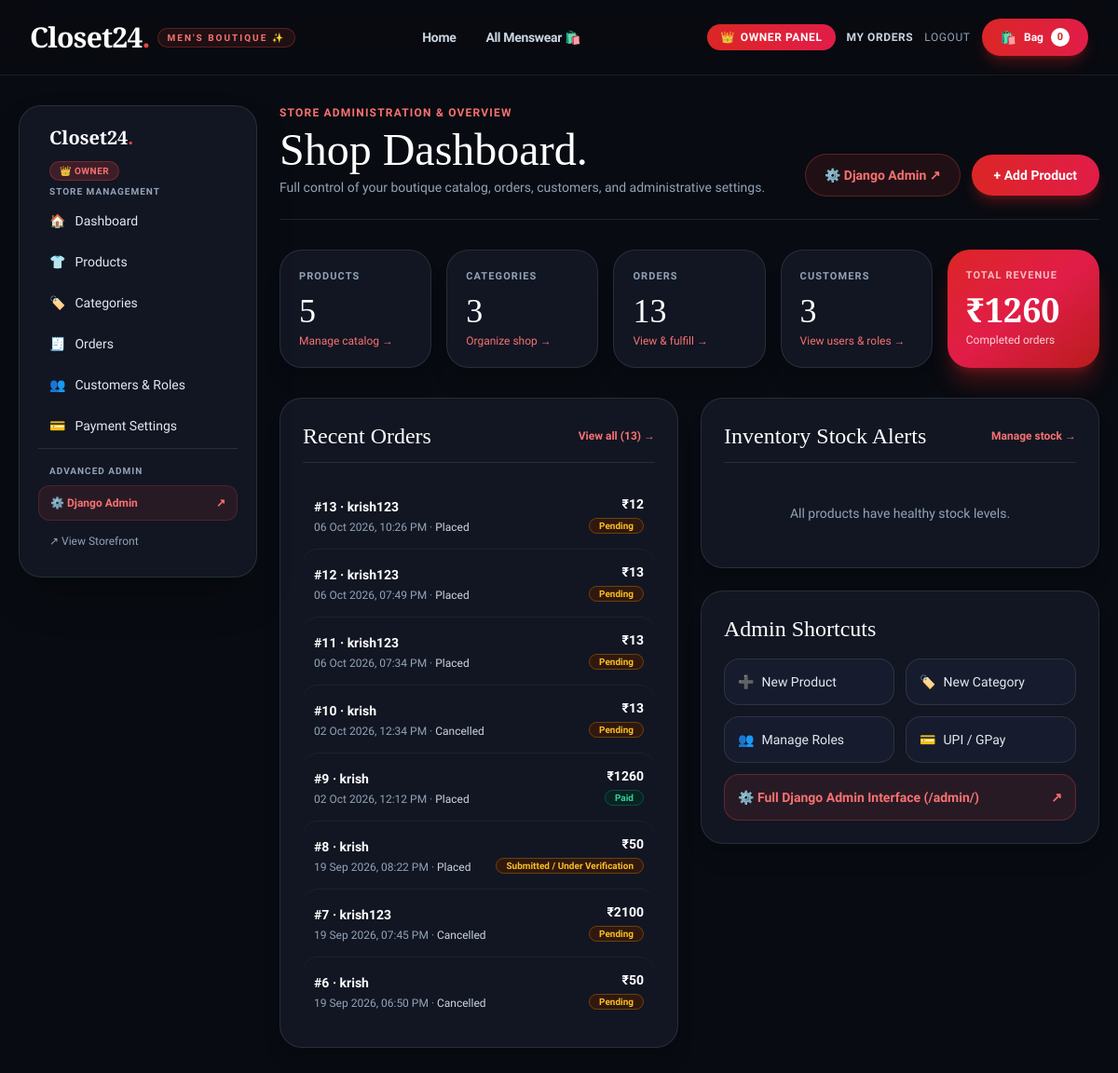
The app's page /owner/dashboard/ (signed in) with its own data.
### shop/models.py (models this page shows, shortened)
class Order(models.Model):
        STATUS_CHOICES = (
            ("placed", "Placed"),
            ("confirmed", "Confirmed"),
            ("packed", "Packed"),
            ("shipped", "Shipped"),
            ("delivered", "Delivered"),
            ("cancelled", "Cancelled"),
        )
        user = models.ForeignKey(User, on_delete=models.SET_NULL, null=True, blank=True, related_name="orders")
        full_name = models.CharField(max_length=120)
        phone = models.CharField(max_length=20)
        address = models.TextField()
        city = models.CharField(max_length=80)
        state = models.CharField(max_length=80, default="Tamil Nadu")
        pincode = models.CharField(max_length=10)
        subtotal = models.DecimalField(max_digits=12, decimal_places=2, default=Decimal("0"))
        cgst = models.DecimalField(max_digits=10, decimal_places=2, default=Decimal("0"))
        sgst = models.DecimalField(max_digits=10, decimal_places=2, default=Decimal("0"))
        igst = models.DecimalField(max_digits=10, decimal_places=2, default=Decimal("0"))
        total_tax = models.DecimalField(max_digits=10, decimal_places=2, default=Decimal("0"))
        total = models.DecimalField(max_digits=12, decimal_places=2, default=Decimal("0"))
        status = models.CharField(max_length=20, choices=STATUS_CHOICES, default="placed")
        payment_method = models.CharField(max_length=50, default="Google Pay / UPI")
        payment_reference = models.CharField(max_length=100, blank=True, help_text="UPI Transaction ID / UTR")
        payment_status = models.CharField(max_length=40, default="Pending")
        courier_partner = models.CharField(max_length=100, blank=True, help_text="e.g. Delhivery, Blue Dart, India Post")
        tracking_number = models.CharField(max_length=100, blank=True, help_text="AWB / Tracking Number")
        tracking_url = models.URLField(blank=True, help_text="Direct link to track shipment")
        stock_restored = models.BooleanField(default=False, help_text="Prevents duplicate stock replenishment on cancellation")
        created_at = models.DateTimeField(auto_now_add=True)
        class Meta:
            ordering = ["-created_at"]

### shop/views.py (the view)
    def _wrapped_view(request,*arg,**kwargs):
        if not is_owner_or_staff(request.user):
            messages.error(request,"Access restricted. Only store staff and owners can access this page.")
            return redirect("home")
        return view_func(request,*arg,**kwargs)

### shop/context_processors.py (called while the page is built)
def cart_count(request):
    cart = request.session.get("cart", {})
    return {"cart_count": sum(item.get("quantity", 0) for item in cart.values())}

def shop_settings(request):
    return {"shop_settings": ShopSettings.objects.first()}

def is_owner_check(request):
    if not request.user.is_authenticated:
        return {"is_owner": False,
                "is_staff_member":False,
                "is_store_admin":False,
                "user_role":"guest"
                }
    profile = Profile.objects.filter(user=request.user).first()
    if profile:
        role = profile.role
    elif request.user.is_superuser:
        role = "owner"
    elif request.user.is_staff:
        role = "staff"
    else:
        role = "customer"
    is_own = (role == "owner") or request.user.is_superuser
    is_stff = (role == "staff")
    return {"is_owner": is_own,
            "is_staff_member":is_stff,
            "is_store_admin":is_own or is_stff,
            "user_role":role}

### shop/views.py (called while the page is built)
def is_owner_or_staff(user):
    if not user.is_authenticated:
        return False
    if  user.is_superuser:
        return True
    profile = Profile.objects.filter(user=user).first()
    return profile is not None and profile.role in ["owner", "staff"]

def store_admin_required(view_func):
    def _wrapped_view(request,*arg,**kwargs):
        if not is_owner_or_staff(request.user):
            messages.error(request,"Access restricted. Only store staff and owners can access this page.")
            return redirect("home")
        return view_func(request,*arg,**kwargs)
    return login_required(_wrapped_view)

@store_admin_required
def owner_dashboard(request):
    orders = Order.objects.all()
    revenue = orders.filter(payment_status="Paid").aggregate(total=Sum("total"))["total"] or Decimal("0")
    context = {
        "products_count": Product.objects.count(),
        "categories_count": Category.objects.count(),
        "orders_count": orders.count(),
        "customers_count": User.objects.count(),
        "revenue": revenue,
        "recent_orders": orders[:8],
        "low_stock": Product.objects.filter(stock__lte=5).order_by("stock")[:8],
    }
    return render(request, "owner/dashboard.html", context)

### templates/owner/dashboard.html (shortened to what this page needs)
{% extends "owner/base.html" %}
{% block owner_content %}
<div class="flex flex-col md:flex-row md:items-end justify-between gap-4 border-b border-white/10 pb-6">
  <div>
    <p class="uppercase tracking-widest text-xs text-red-400 font-bold">Store Administration & Overview</p>
    <h1 class="display text-4xl lg:text-5xl mt-2 text-white">Shop Dashboard.</h1>
    <p class="text-slate-400 mt-1.5 text-sm">Full control of your boutique catalog, orders, customers, and administrative settings.</p>
  </div>
  <div class="flex items-center gap-3">
    <a href="/admin/" target="_blank" class="border border-red-500/30 bg-red-500/10 text-red-400 rounded-full px-5 py-3 text-sm font-semibold hover:bg-red-500/20 transition">⚙️ Django Admin ↗</a>
    <a href="{% url 'owner_product_new' %}" class="bg-gradient-to-r from-red-600 to-rose-600 hover:from-red-500 hover:to-rose-500 text-white rounded-full px-6 py-3 text-sm font-bold shadow-lg shadow-red-600/30 transition">+ Add Product</a>
  </div>
</div>
<div class="grid grid-cols-2 lg:grid-cols-5 gap-4 mt-8">
  <a href="{% url 'owner_products' %}" class="bg-[#111622] border border-white/10 rounded-3xl p-5 hover:border-red-500/50 transition-all duration-200 shadow-xl group">
    <p class="text-[11px] uppercase tracking-widest text-slate-400 font-semibold">Products</p>
    <p class="display text-3xl lg:text-4xl mt-2 text-white group-hover:text-red-400 transition">{{ products_count }}</p>
    <p class="text-xs text-red-400 mt-1 font-medium">Manage catalog →</p>
  </a>
  <a href="{% url 'owner_categories' %}" class="bg-[#111622] border border-white/10 rounded-3xl p-5 hover:border-red-500/50 transition-all duration-200 shadow-xl group">
    <p class="text-[11px] uppercase tracking-widest text-slate-400 font-semibold">Categories</p>
    <p class="display text-3xl lg:text-4xl mt-2 text-white group-hover:text-red-400 transition">{{ categories_count }}</p>
    <p class="text-xs text-red-400 mt-1 font-medium">Organize shop →</p>
  </a>
  <a href="{% url 'owner_orders' %}" class="bg-[#111622] border border-white/10 rounded-3xl p-5 hover:border-red-500/50 transition-all duration-200 shadow-xl group">
    <p class="text-[11px] uppercase tracking-widest text-slate-400 font-semibold">Orders</p>
    <p class="display text-3xl lg:text-4xl mt-2 text-white group-hover:text-red-400 transition">{{ orders_count }}</p>
    <p class="text-xs text-red-400 mt-1 font-medium">View & fulfill →</p>
  </a>
  <a href="{% url 'owner_customers' %}" class="bg-[#111622] border border-white/10 rounded-3xl p-5 hover:border-red-500/50 transition-all duration-200 shadow-xl group">
    <p class="text-[11px] uppercase tracking-widest text-slate-400 font-semibold">Customers</p>
    <p class="display text-3xl lg:text-4xl mt-2 text-white group-hover:text-red-400 transition">{{ customers_count }}</p>
    <p class="text-xs text-red-400 mt-1 font-medium">View users & roles →</p>
  </a>
  <div class="col-span-2 lg:col-span-1 bg-gradient-to-br from-red-600 via-rose-600 to-red-700 text-white rounded-3xl p-5 shadow-xl shadow-red-600/30">
    <p class="text-[11px] uppercase tracking-widest text-white/70 font-semibold">Total Revenue</p>
    <p class="display text-3xl lg:text-4xl mt-2 text-white font-bold">₹{{ revenue|floatformat:0 }}</p>
    <p class="text-xs text-white/80 mt-1">Completed orders</p>
  </div>
</div>
<div class="grid lg:grid-cols-2 gap-6 mt-8">
  <div class="bg-[#111622] border border-white/10 rounded-3xl p-6 shadow-xl">
    <div class="flex justify-between items-center mb-5 border-b border-white/10 pb-3">
      <h2 class="display text-2xl text-white font-normal">Recent Orders</h2>
      <a class="text-xs font-semibold text-red-400 hover:underline" href="{% url 'owner_orders' %}">View all ({{ orders_count }}) →</a>
    </div>
    <div class="divide-y divide-white/5">
      {% for order in recent_orders %}
      <a href="{% url 'owner_order_detail' order.id %}" class="py-3.5 flex justify-between items-center hover:bg-[#161c2d] px-3 rounded-2xl transition">
        <div>
          <span class="font-semibold text-white text-sm">#{{ order.id }} · {{ order.full_name }}</span>
          <div class="text-xs text-slate-400 mt-0.5">
            {{ order.created_at|date:"d M Y, h:i A" }} ·
            <span class="font-medium text-slate-300 capitalize">{{ order.status }}</span>
          </div>
        </div>
        <div class="text-right">
          <div class="font-bold text-sm text-white">₹{{ order.total|floatformat:0 }}</div>
          <span class="text-[10px] px-2.5 py-0.5 rounded-full font-semibold {% if order.payment_status == 'Paid' %}bg-emerald-950/60 text-emerald-400 border border-emerald-500/30{% else %}bg-amber-950/60 text-amber-400 border border-amber-500/30{% endif %}">
            {{ order.payment_status }}
          </span>
        </div>
      </a>
      {% empty %}
      <p class="py-10 text-center text-slate-400 text-sm">No orders received yet.</p>
      {% endfor %}
    </div>
  </div>
  <div class="space-y-6">
    <div class="bg-[#111622] border border-white/10 rounded-3xl p-6 shadow-xl">
      <div class="flex justify-between items-center mb-5 border-b border-white/10 pb-3">
        <h2 class="display text-2xl text-white font-normal">Inventory Stock Alerts</h2>
        <a class="text-xs font-semibold text-red-400 hover:underline" href="{% url 'owner_products' %}">Manage stock →</a>
      </div>
      <div class="divide-y divide-white/5">
        {% for p in low_stock %}
        <div class="py-3 flex justify-between items-center px-3 hover:bg-[#161c2d] rounded-2xl transition">
          <div>
            <div class="font-medium text-sm text-white">{{ p.name }}</div>
            <div class="text-xs text-slate-400">{{ p.category.name|default:"Uncategorized" }}</div>
          </div>
          <div class="flex items-center gap-3">
            <span class="text-xs font-semibold {% if p.stock == 0 %}text-red-400 bg-red-950/60 border border-red-500/30{% else %}text-amber-400 bg-amber-950/60 border border-amber-500/30{% endif %} px-2.5 py-1 rounded-full">
              {{ p.stock }} remaining
            </span>
            <a href="{% url 'owner_product_edit' p.id %}" class="text-xs text-red-400 hover:underline font-bold">Edit</a>
          </div>
        </div>
        {% empty %}
        <p class="py-6 text-center text-slate-400 text-sm">All products have healthy stock levels.</p>
        {% endfor %}
      </div>
    </div>
    <div class="bg-[#111622] border border-white/10 rounded-3xl p-6 shadow-xl">
      <h2 class="display text-2xl mb-4 text-white font-normal">Admin Shortcuts</h2>
      <div class="grid grid-cols-2 gap-3 text-sm">
        <a href="{% url 'owner_product_new' %}" class="p-3.5 rounded-2xl border border-white/10 bg-[#161c2d] text-slate-200 hover:border-red-500/50 hover:text-white transition flex items-center gap-2">
          <span>➕</span>
          <span class="font-medium">New Product</span>
        </a>
        <a href="{% url 'owner_category_new' %}" class="p-3.5 rounded-2xl border border-white/10 bg-[#161c2d] text-slate-200 hover:border-red-500/50 hover:text-white transition flex items-center gap-2">
          <span>🏷️</span>
          <span class="font-medium">New Category</span>
        </a>
        <a href="{% url 'owner_customers' %}" class="p-3.5 rounded-2xl border border-white/10 bg-[#161c2d] text-slate-200 hover:border-red-500/50 hover:text-white transition flex items-center gap-2">
          <span>👥</span>
          <span class="font-medium">Manage Roles</span>
        </a>
        <a href="{% url 'owner_settings' %}" class="p-3.5 rounded-2xl border border-white/10 bg-[#161c2d] text-slate-200 hover:border-red-500/50 hover:text-white transition flex items-center gap-2">
          <span>💳</span>
          <span class="font-medium">UPI / GPay</span>
        </a>
        <a href="/admin/" target="_blank" class="col-span-2 p-3.5 rounded-2xl bg-red-500/10 text-red-400 border border-red-500/30 hover:bg-red-500/20 transition flex items-center justify-between font-semibold">
          <span>⚙️ Full Django Admin Interface (/admin/)</span>
          <span>↗</span>
        </a>
      </div>
    </div>
  </div>
</div>
{% endblock %}

### templates/base.html (style rules this page uses)
body { font-family: 'Plus Jakarta Sans', sans-serif; background-color: #080b11; color: #f1f5f9; }
.display { font-family: 'Playfair Display', serif; }

### records on screen
Order: id "13", full_name "krish123", created_at "06 Oct 2026, 10:26 PM", status "Placed", total "12", payment_status "Pending"
Order: id "12", full_name "krish123", created_at "06 Oct 2026, 07:49 PM", status "Placed", total "13", payment_status "Pending"
Order: id "11", full_name "krish123", created_at "06 Oct 2026, 07:34 PM", status "Placed", total "13", payment_status "Pending"
Order: id "10", full_name "krish", created_at "02 Oct 2026, 12:34 PM", status "Cancelled", total "13", payment_status "Pending"
Order: id "9", full_name "krish", created_at "02 Oct 2026, 12:12 PM", status "Placed", total "1260", payment_status "Paid"
Order: id "8", full_name "krish", created_at "19 Sep 2026, 08:22 PM", status "Placed", total "50", payment_status "Submitted / Under Verification"
Order: id "7", full_name "krish123", created_at "19 Sep 2026, 07:45 PM", status "Cancelled", total "2100", payment_status "Pending"
Order: id "6", full_name "krish", created_at "19 Sep 2026, 06:50 PM", status "Cancelled", total "50", payment_status "Pending"

### other values on screen
{{ cart_count }} "0"
{{ products_count }} "5"
{{ categories_count }} "3"
{{ orders_count }} "13"
{{ customers_count }} "3"
{{ revenue|floatformat:0 }} "1260"
